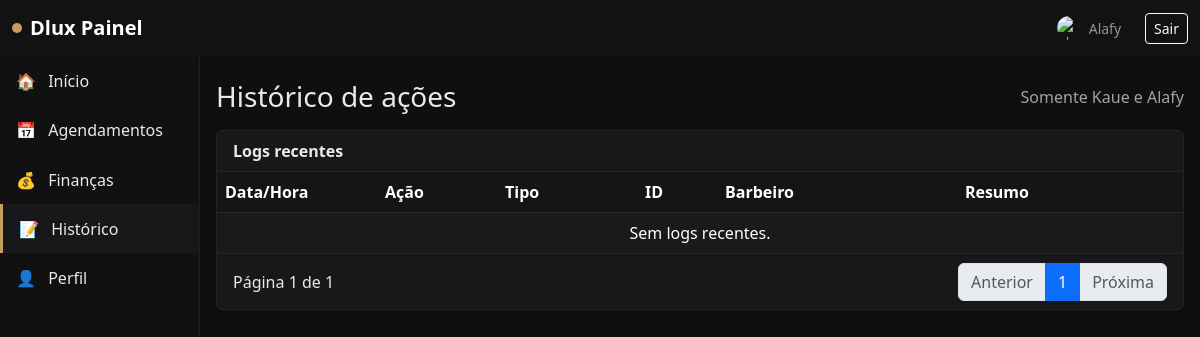
/painel/historico/ (signed in), run on an earlier commit of the app's database.
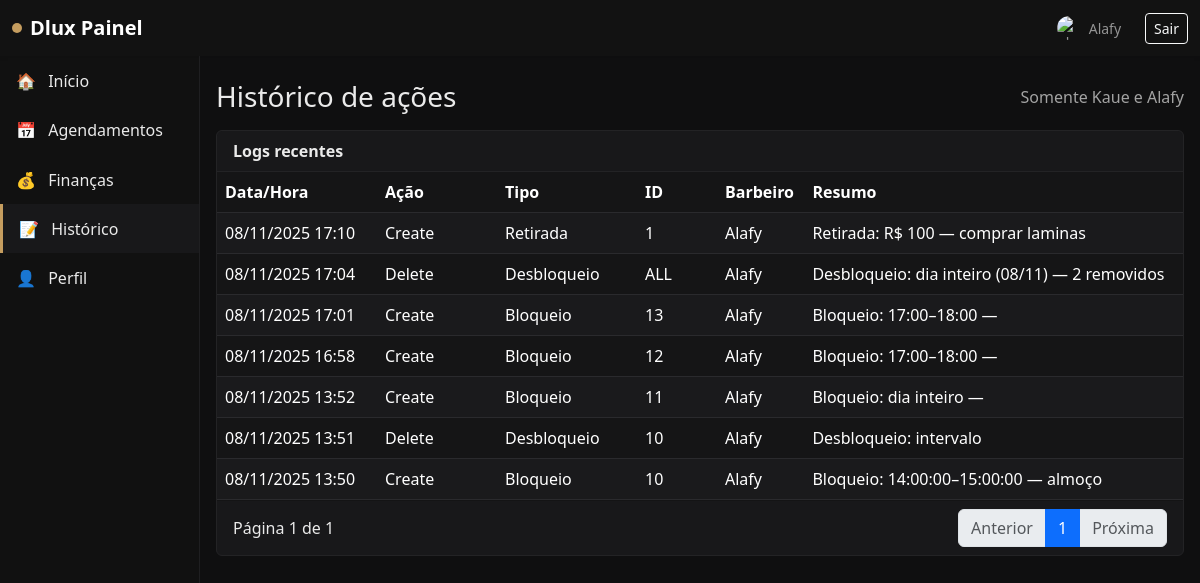
And on a later commit of the database.
### audit/models.py (models this page shows, shortened)
class AuditLog(models.Model):
    ACTIONS = [
        ('create', 'Create'),
        ('update', 'Update'),
        ('delete', 'Delete'),
        ('login', 'Login'),
        ('logout', 'Logout'),
    ]
    actor = models.ForeignKey(User, on_delete=models.SET_NULL, null=True)
    action = models.CharField(max_length=16, choices=ACTIONS)
    target_type = models.CharField(max_length=64)
    target_id = models.CharField(max_length=64)
    payload = models.JSONField(blank=True, null=True)
    timestamp = models.DateTimeField(auto_now_add=True)
    class Meta:
        ordering = ['-timestamp']

### users/models.py (models this page shows, shortened)
class User(AbstractUser):
    BARBER = 'barber'
    ADMIN = 'admin'
    ROLE_CHOICES = [
        (BARBER, 'Barbeiro'),
        (ADMIN, 'Administrador'),
    ]
    role = models.CharField(max_length=16, choices=ROLE_CHOICES, default=BARBER)
    display_name = models.CharField(max_length=255, blank=True)
    avatar = models.ImageField(upload_to='avatars/', blank=True, null=True)
    phone = models.CharField(max_length=32, blank=True)

### users/views.py (the view)
# urls.py: path('painel/historico/', panel_history, name='panel_history'),
@login_required
def panel_history(request: HttpRequest):
    user: User = request.user  # type: ignore
    special_view = (getattr(user, 'username', '') or '').lower() in {'kaue', 'alafy'}
    if not special_view:
        return redirect('painel_index')
    from django.db.models import Q
    logs_qs = AuditLog.objects.filter(
        Q(target_type__in=['Withdrawal', 'TimeBlock', 'Sale']) |
        Q(target_type='Appointment', action='update')
    ).select_related('actor').order_by('-timestamp')
    page_number = request.GET.get('page', 1)
    paginator = Paginator(logs_qs, 15)
    page_obj = paginator.get_page(page_number)
    return render(request, 'panel_history.html', {
        'logs_page': page_obj,
        'paginator': paginator,
    })

### templates/panel_history.html (shortened to what the changed rows need)
{% extends 'base.html' %}
{% block content %}
<div class="card card-panel">
  <div class="card-body p-0">
    <table class="table table-dark table-striped mb-0">
      <thead>
        <tr>
          <th style="width: 160px;">Data/Hora</th>
          <th style="width: 120px;">Ação</th>
          <th style="width: 140px;">Tipo</th>
          <th style="width: 80px;">ID</th>
          <th>Barbeiro</th>
          <th>Resumo</th>
        </tr>
      </thead>
      <tbody>
        {% for log in logs_page %}
        <tr>
          <td>{{ log.timestamp|date:'d/m/Y H:i' }}</td>
          <td>{{ log.get_action_display }}</td>
          <td>
            {% if log.target_type == 'Appointment' %}
              {% if log.payload.status == 'cancelled' %}Cancelamento{% else %}Edição{% endif %}
            {% elif log.target_type == 'TimeBlock' %}
              {% if log.action == 'delete' %}Desbloqueio{% else %}Bloqueio{% endif %}
            {% elif log.target_type == 'Withdrawal' %}
              Retirada
            {% elif log.target_type == 'Sale' %}
              Venda
            {% else %}
              {{ log.target_type }}
            {% endif %}
          </td>
          <td>{{ log.target_id }}</td>
          <td>
            {% if log.actor %}
              {{ log.actor.display_name|default:log.actor.username }}
            {% elif log.payload.barber_label %}
              {{ log.payload.barber_label }}
            {% else %}-{% endif %}
          </td>
          <td>
            {% if log.target_type == 'Appointment' %}
              {% if log.payload.status == 'cancelled' %}
                Edição (cancelamento): {{ log.payload.client_name }}
              {% elif log.payload.status == 'done' %}
                Edição: agendamento {{ log.payload.client_name }}, concluído
              {% else %}
                Edição: agendamento {{ log.payload.client_name }}
              {% endif %}
            {% elif log.target_type == 'TimeBlock' %}
              {% if log.action == 'delete' %}
                Desbloqueio: {% if log.payload.type == 'unblock_day' %}dia inteiro{% else %}intervalo{% endif %}{% if log.payload.date_display %} ({{ log.payload.date_display }}){% endif %}{% if log.payload.deleted_count %} — {{ log.payload.deleted_count }} removidos{% endif %}
              {% else %}
                Bloqueio: {% if log.payload.full_day %}dia inteiro{% if log.payload.date_display %} ({{ log.payload.date_display }}){% endif %}{% else %}{{ log.payload.start_label|default:log.payload.start_time }}–{{ log.payload.end_label|default:log.payload.end_time }}{% endif %} — {{ log.payload.reason }}
              {% endif %}
            {% elif log.target_type == 'Withdrawal' %}
              Retirada: R$ {{ log.payload.amount }} — {{ log.payload.note }}
            {% elif log.target_type == 'Sale' %}
              Venda registrada: R$ {{ log.payload.amount }} — {{ log.payload.payment_method }}
            {% else %}
              {{ log.payload|default:"" }}
            {% endif %}
          </td>
        </tr>
        {% empty %}
        <tr>
          <td colspan="6" class="text-center muted">Sem logs recentes.</td>
        </tr>
        {% endfor %}
      </tbody>
    </table>
  </div>
  <div class="card-footer d-flex justify-content-between align-items-center">
    <nav aria-label="Navegação de página">
      <ul class="pagination pagination-dark mb-0">
        {% for num in logs_page.paginator.page_range %}
          {% if num == logs_page.number %}
            <li class="page-item active" aria-current="page"><span class="page-link">{{ num }}</span></li>
          {% else %}
            <li class="page-item"><a class="page-link" href="?page={{ num }}">{{ num }}</a></li>
          {% endif %}
        {% endfor %}
      </ul>
    </nav>
  </div>
  </div>
{% endblock %}

What changed in the data, as far as the page shows it:
added AuditLog: timestamp "08/11/2025 17:10", action "Create", target_type "Retirada", target_id "1", actor.display_name "Alafy", payload.amount "100", payload.note "comprar laminas"
added AuditLog: timestamp "08/11/2025 17:04", action "Delete", target_type "Desbloqueio", target_id "ALL", actor.display_name "Alafy", shows "dia inteiro", payload.date_display "08/11", payload.deleted_count "2"
added AuditLog: timestamp "08/11/2025 17:01", action "Create", target_type "Bloqueio", target_id "13", actor.display_name "Alafy", payload.start_label "17:00", payload.end_label "18:00"
added AuditLog: timestamp "08/11/2025 16:58", action "Create", target_type "Bloqueio", target_id "12", actor.display_name "Alafy", payload.start_label "17:00", payload.end_label "18:00"
added AuditLog: timestamp "08/11/2025 13:52", action "Create", target_type "Bloqueio", target_id "11", actor.display_name "Alafy", shows "dia inteiro"
added AuditLog: timestamp "08/11/2025 13:51", action "Delete", target_type "Desbloqueio", target_id "10", actor.display_name "Alafy", shows "Desbloqueio:"
added AuditLog: timestamp "08/11/2025 13:50", action "Create", target_type "Bloqueio", target_id "10", actor.display_name "Alafy", payload.start_label "14:00:00", payload.end_label "15:00:00", payload.reason "almoço"
Also different on the page:
text no longer shown: "Sem logs recentes."
